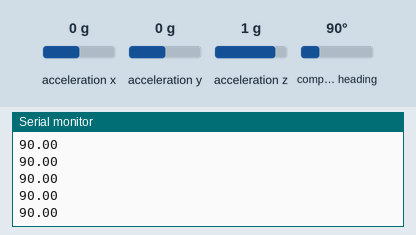
Recording of a sketch running on a simulated Arduino Uno, built with avr-gcc and run on an emulated ATmega328P. Shown: the last lines printed to the serial monitor. The test bench sets the inputs (shaded band); at power-on: compass heading 90°, acceleration x 0 g, acceleration y 0 g, acceleration z 1 g.

Above: at 2.2 s.
2.3 s: compass heading set to 7°
At 2.44 s:
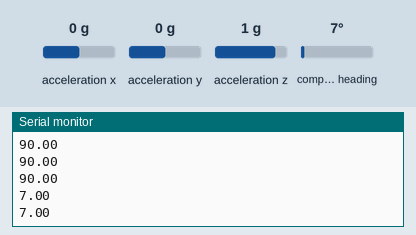
3.8 s: compass heading set to 180°
At 3.87 s:
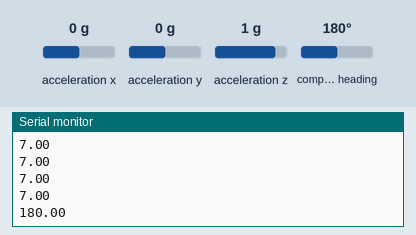
Timing chart, 0 to 6.8 s (numbered marks = the images above; inputs shaded):
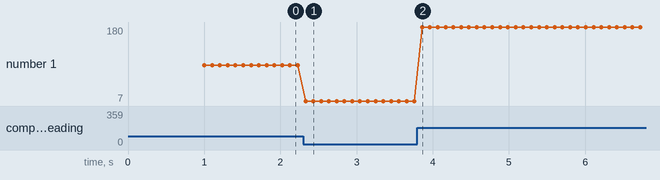

The sketch:

BNO055_heading.ino
```cpp
#include <Wire.h>
#include <Adafruit_Sensor.h>
#include <Adafruit_BNO055.h>

Adafruit_BNO055 bno = Adafruit_BNO055(55);

float lastAngle = 0;
float unwrappedAngle = 0;

float unwrapAngle(float current, float previous) {
  float diff = current - previous;
  if (diff > 180) diff -= 360;
  else if (diff < -180) diff += 360;
  return previous + diff;
}

void setup() {
  Serial.begin(9600);
  if (!bno.begin()) {
    Serial.println("No BNO055 detected ... Check your wiring or I2C ADDR!");
    while (1);
  }

  delay(1000);
  bno.setExtCrystalUse(true);
}

void loop() {
  sensors_event_t event;
  bno.getEvent(&event);

  float currentAngle = event.orientation.x;
  unwrappedAngle = unwrapAngle(currentAngle, lastAngle);
  lastAngle = unwrappedAngle;

  Serial.println(unwrappedAngle);
  delay(100);
}
```

Measured:
- after the input at 2.3 s, the serial monitor: prints a new line at once (image 1)
- after the input at 3.8 s, the serial monitor: prints a new line after 0.06 s (image 2)
- plotted number 1: 90 → 7 after the input at 2.3 s, 7 → 180 after the input at 3.8 s
